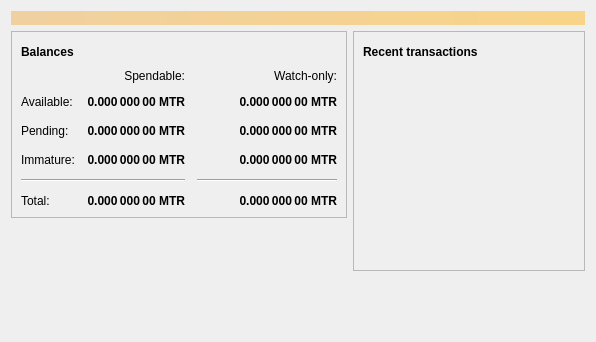
<?xml version="1.0" encoding="UTF-8"?>
<ui version="4.0">
 <class>OverviewPage</class>
 <widget class="QWidget" name="OverviewPage">
  <property name="geometry">
   <rect>
    <x>0</x>
    <y>0</y>
    <width>596</width>
    <height>342</height>
   </rect>
  </property>
  <property name="windowTitle">
   <string>Form</string>
  </property>
  <layout class="QVBoxLayout" name="topLayout">
   <item>
    <widget class="QLabel" name="labelAlerts">
     <property name="visible">
      <bool>false</bool>
     </property>
     <property name="styleSheet">
      <string notr="true">QLabel { background-color: qlineargradient(x1: 0, y1: 0, x2: 1, y2: 0, stop:0 #F0D0A0, stop:1 #F8D488); color:#000000; }</string>
     </property>
     <property name="wordWrap">
      <bool>true</bool>
     </property>
     <property name="margin">
      <number>3</number>
     </property>
     <property name="textInteractionFlags">
      <set>Qt::TextSelectableByMouse</set>
     </property>
    </widget>
   </item>
   <item>
    <layout class="QHBoxLayout" name="horizontalLayout" stretch="1,1">
     <item>
      <layout class="QVBoxLayout" name="verticalLayout_2">
       <item>
        <widget class="QFrame" name="frame">
         <property name="frameShape">
          <enum>QFrame::StyledPanel</enum>
         </property>
         <property name="frameShadow">
          <enum>QFrame::Raised</enum>
         </property>
         <layout class="QVBoxLayout" name="verticalLayout_4">
          <item>
           <layout class="QHBoxLayout" name="horizontalLayout_4">
            <item>
             <widget class="QLabel" name="label_5">
              <property name="font">
               <font>
                <weight>75</weight>
                <bold>true</bold>
               </font>
              </property>
              <property name="text">
               <string>Balances</string>
              </property>
             </widget>
            </item>
            <item>
             <widget class="QPushButton" name="labelWalletStatus">
              <property name="enabled">
               <bool>true</bool>
              </property>
              <property name="maximumSize">
               <size>
                <width>30</width>
                <height>16777215</height>
               </size>
              </property>
              <property name="toolTip">
               <string>The displayed information may be out of date. Your wallet automatically synchronizes with the mantra network after a connection is established, but this process has not completed yet.</string>
              </property>
              <property name="text">
               <string/>
              </property>
              <property name="icon">
               <iconset resource="../bitcoin.qrc">
                <normaloff>:/icons/warning</normaloff>
                <disabledoff>:/icons/warning</disabledoff>:/icons/warning</iconset>
              </property>
              <property name="iconSize">
               <size>
                <width>24</width>
                <height>24</height>
               </size>
              </property>
              <property name="flat">
               <bool>true</bool>
              </property>
             </widget>
            </item>
            <item>
             <spacer name="horizontalSpacer_3">
              <property name="orientation">
               <enum>Qt::Horizontal</enum>
              </property>
              <property name="sizeHint" stdset="0">
               <size>
                <width>40</width>
                <height>20</height>
               </size>
              </property>
             </spacer>
            </item>
           </layout>
          </item>
          <item>
           <layout class="QGridLayout" name="gridLayout">
            <property name="spacing">
             <number>12</number>
            </property>
            <item row="2" column="2">
             <widget class="QLabel" name="labelWatchPending">
              <property name="font">
               <font>
                <weight>75</weight>
                <bold>true</bold>
               </font>
              </property>
              <property name="cursor">
               <cursorShape>IBeamCursor</cursorShape>
              </property>
              <property name="toolTip">
               <string>Unconfirmed transactions to watch-only addresses</string>
              </property>
              <property name="text">
               <string notr="true">0.000 000 00 MTR</string>
              </property>
              <property name="alignment">
               <set>Qt::AlignRight|Qt::AlignTrailing|Qt::AlignVCenter</set>
              </property>
              <property name="textInteractionFlags">
               <set>Qt::LinksAccessibleByMouse|Qt::TextSelectableByKeyboard|Qt::TextSelectableByMouse</set>
              </property>
             </widget>
            </item>
            <item row="2" column="1">
             <widget class="QLabel" name="labelUnconfirmed">
              <property name="font">
               <font>
                <weight>75</weight>
                <bold>true</bold>
               </font>
              </property>
              <property name="cursor">
               <cursorShape>IBeamCursor</cursorShape>
              </property>
              <property name="toolTip">
               <string>Total of transactions that have yet to be confirmed, and do not yet count toward the spendable balance</string>
              </property>
              <property name="text">
               <string notr="true">0.000 000 00 MTR</string>
              </property>
              <property name="alignment">
               <set>Qt::AlignRight|Qt::AlignTrailing|Qt::AlignVCenter</set>
              </property>
              <property name="textInteractionFlags">
               <set>Qt::LinksAccessibleByMouse|Qt::TextSelectableByKeyboard|Qt::TextSelectableByMouse</set>
              </property>
             </widget>
            </item>
            <item row="3" column="2">
             <widget class="QLabel" name="labelWatchImmature">
              <property name="font">
               <font>
                <weight>75</weight>
                <bold>true</bold>
               </font>
              </property>
              <property name="cursor">
               <cursorShape>IBeamCursor</cursorShape>
              </property>
              <property name="toolTip">
               <string>Mined balance in watch-only addresses that has not yet matured</string>
              </property>
              <property name="text">
               <string notr="true">0.000 000 00 MTR</string>
              </property>
              <property name="alignment">
               <set>Qt::AlignRight|Qt::AlignTrailing|Qt::AlignVCenter</set>
              </property>
              <property name="textInteractionFlags">
               <set>Qt::LinksAccessibleByMouse|Qt::TextSelectableByKeyboard|Qt::TextSelectableByMouse</set>
              </property>
             </widget>
            </item>
            <item row="4" column="0" colspan="2">
             <widget class="Line" name="line">
              <property name="orientation">
               <enum>Qt::Horizontal</enum>
              </property>
             </widget>
            </item>
            <item row="4" column="2">
             <widget class="Line" name="lineWatchBalance">
              <property name="sizePolicy">
               <sizepolicy hsizetype="Preferred" vsizetype="Fixed">
                <horstretch>0</horstretch>
                <verstretch>0</verstretch>
               </sizepolicy>
              </property>
              <property name="minimumSize">
               <size>
                <width>140</width>
                <height>0</height>
               </size>
              </property>
              <property name="orientation">
               <enum>Qt::Horizontal</enum>
              </property>
             </widget>
            </item>
            <item row="5" column="0">
             <widget class="QLabel" name="labelTotalText">
              <property name="text">
               <string>Total:</string>
              </property>
             </widget>
            </item>
            <item row="3" column="1">
             <widget class="QLabel" name="labelImmature">
              <property name="font">
               <font>
                <weight>75</weight>
                <bold>true</bold>
               </font>
              </property>
              <property name="cursor">
               <cursorShape>IBeamCursor</cursorShape>
              </property>
              <property name="toolTip">
               <string>Mined balance that has not yet matured</string>
              </property>
              <property name="text">
               <string notr="true">0.000 000 00 MTR</string>
              </property>
              <property name="alignment">
               <set>Qt::AlignRight|Qt::AlignTrailing|Qt::AlignVCenter</set>
              </property>
              <property name="textInteractionFlags">
               <set>Qt::LinksAccessibleByMouse|Qt::TextSelectableByKeyboard|Qt::TextSelectableByMouse</set>
              </property>
             </widget>
            </item>
            <item row="2" column="3">
             <spacer name="horizontalSpacer_2">
              <property name="orientation">
               <enum>Qt::Horizontal</enum>
              </property>
              <property name="sizeHint" stdset="0">
               <size>
                <width>40</width>
                <height>20</height>
               </size>
              </property>
             </spacer>
            </item>
            <item row="3" column="0">
             <widget class="QLabel" name="labelImmatureText">
              <property name="text">
               <string>Immature:</string>
              </property>
             </widget>
            </item>
            <item row="5" column="1">
             <widget class="QLabel" name="labelTotal">
              <property name="font">
               <font>
                <weight>75</weight>
                <bold>true</bold>
               </font>
              </property>
              <property name="cursor">
               <cursorShape>IBeamCursor</cursorShape>
              </property>
              <property name="toolTip">
               <string>Your current total balance</string>
              </property>
              <property name="text">
               <string notr="true">0.000 000 00 MTR</string>
              </property>
              <property name="alignment">
               <set>Qt::AlignRight|Qt::AlignTrailing|Qt::AlignVCenter</set>
              </property>
              <property name="textInteractionFlags">
               <set>Qt::LinksAccessibleByMouse|Qt::TextSelectableByKeyboard|Qt::TextSelectableByMouse</set>
              </property>
             </widget>
            </item>
            <item row="5" column="2">
             <widget class="QLabel" name="labelWatchTotal">
              <property name="font">
               <font>
                <weight>75</weight>
                <bold>true</bold>
               </font>
              </property>
              <property name="cursor">
               <cursorShape>IBeamCursor</cursorShape>
              </property>
              <property name="toolTip">
               <string>Current total balance in watch-only addresses</string>
              </property>
              <property name="text">
               <string notr="true">0.000 000 00 MTR</string>
              </property>
              <property name="alignment">
               <set>Qt::AlignRight|Qt::AlignTrailing|Qt::AlignVCenter</set>
              </property>
              <property name="textInteractionFlags">
               <set>Qt::LinksAccessibleByMouse|Qt::TextSelectableByKeyboard|Qt::TextSelectableByMouse</set>
              </property>
             </widget>
            </item>
            <item row="0" column="2">
             <widget class="QLabel" name="labelWatchonly">
              <property name="text">
               <string>Watch-only:</string>
              </property>
              <property name="alignment">
               <set>Qt::AlignRight|Qt::AlignTrailing|Qt::AlignVCenter</set>
              </property>
             </widget>
            </item>
            <item row="1" column="0">
             <widget class="QLabel" name="labelBalanceText">
              <property name="text">
               <string>Available:</string>
              </property>
             </widget>
            </item>
            <item row="1" column="1">
             <widget class="QLabel" name="labelBalance">
              <property name="font">
               <font>
                <weight>75</weight>
                <bold>true</bold>
               </font>
              </property>
              <property name="cursor">
               <cursorShape>IBeamCursor</cursorShape>
              </property>
              <property name="toolTip">
               <string>Your current spendable balance</string>
              </property>
              <property name="text">
               <string notr="true">0.000 000 00 MTR</string>
              </property>
              <property name="alignment">
               <set>Qt::AlignRight|Qt::AlignTrailing|Qt::AlignVCenter</set>
              </property>
              <property name="textInteractionFlags">
               <set>Qt::LinksAccessibleByMouse|Qt::TextSelectableByKeyboard|Qt::TextSelectableByMouse</set>
              </property>
             </widget>
            </item>
            <item row="1" column="2">
             <widget class="QLabel" name="labelWatchAvailable">
              <property name="font">
               <font>
                <weight>75</weight>
                <bold>true</bold>
               </font>
              </property>
              <property name="cursor">
               <cursorShape>IBeamCursor</cursorShape>
              </property>
              <property name="toolTip">
               <string>Your current balance in watch-only addresses</string>
              </property>
              <property name="text">
               <string notr="true">0.000 000 00 MTR</string>
              </property>
              <property name="alignment">
               <set>Qt::AlignRight|Qt::AlignTrailing|Qt::AlignVCenter</set>
              </property>
              <property name="textInteractionFlags">
               <set>Qt::LinksAccessibleByMouse|Qt::TextSelectableByKeyboard|Qt::TextSelectableByMouse</set>
              </property>
             </widget>
            </item>
            <item row="2" column="0">
             <widget class="QLabel" name="labelPendingText">
              <property name="text">
               <string>Pending:</string>
              </property>
             </widget>
            </item>
            <item row="0" column="1">
             <widget class="QLabel" name="labelSpendable">
              <property name="text">
               <string>Spendable:</string>
              </property>
              <property name="alignment">
               <set>Qt::AlignRight|Qt::AlignTrailing|Qt::AlignVCenter</set>
              </property>
             </widget>
            </item>
           </layout>
          </item>
         </layout>
        </widget>
       </item>
       <item>
        <spacer name="verticalSpacer">
         <property name="orientation">
          <enum>Qt::Vertical</enum>
         </property>
         <property name="sizeHint" stdset="0">
          <size>
           <width>20</width>
           <height>40</height>
          </size>
         </property>
        </spacer>
       </item>
      </layout>
     </item>
     <item>
      <layout class="QVBoxLayout" name="verticalLayout_3">
       <item>
        <widget class="QFrame" name="frame_2">
         <property name="frameShape">
          <enum>QFrame::StyledPanel</enum>
         </property>
         <property name="frameShadow">
          <enum>QFrame::Raised</enum>
         </property>
         <layout class="QVBoxLayout" name="verticalLayout">
          <item>
           <layout class="QHBoxLayout" name="horizontalLayout_2">
            <item>
             <widget class="QLabel" name="label_4">
              <property name="font">
               <font>
                <weight>75</weight>
                <bold>true</bold>
               </font>
              </property>
              <property name="text">
               <string>Recent transactions</string>
              </property>
             </widget>
            </item>
            <item>
             <widget class="QPushButton" name="labelTransactionsStatus">
              <property name="enabled">
               <bool>true</bool>
              </property>
              <property name="maximumSize">
               <size>
                <width>30</width>
                <height>16777215</height>
               </size>
              </property>
              <property name="toolTip">
               <string>The displayed information may be out of date. Your wallet automatically synchronizes with the mantra network after a connection is established, but this process has not completed yet.</string>
              </property>
              <property name="text">
               <string/>
              </property>
              <property name="icon">
               <iconset resource="../bitcoin.qrc">
                <normaloff>:/icons/warning</normaloff>
                <disabledoff>:/icons/warning</disabledoff>:/icons/warning</iconset>
              </property>
              <property name="iconSize">
               <size>
                <width>24</width>
                <height>24</height>
               </size>
              </property>
              <property name="flat">
               <bool>true</bool>
              </property>
             </widget>
            </item>
            <item>
             <spacer name="horizontalSpacer">
              <property name="orientation">
               <enum>Qt::Horizontal</enum>
              </property>
              <property name="sizeHint" stdset="0">
               <size>
                <width>40</width>
                <height>20</height>
               </size>
              </property>
             </spacer>
            </item>
           </layout>
          </item>
          <item>
           <widget class="QListView" name="listTransactions">
            <property name="styleSheet">
             <string notr="true">QListView { background: transparent; }</string>
            </property>
            <property name="frameShape">
             <enum>QFrame::NoFrame</enum>
            </property>
            <property name="verticalScrollBarPolicy">
             <enum>Qt::ScrollBarAlwaysOff</enum>
            </property>
            <property name="horizontalScrollBarPolicy">
             <enum>Qt::ScrollBarAlwaysOff</enum>
            </property>
            <property name="selectionMode">
             <enum>QAbstractItemView::NoSelection</enum>
            </property>
           </widget>
          </item>
         </layout>
        </widget>
       </item>
       <item>
        <spacer name="verticalSpacer_2">
         <property name="orientation">
          <enum>Qt::Vertical</enum>
         </property>
         <property name="sizeHint" stdset="0">
          <size>
           <width>20</width>
           <height>40</height>
          </size>
         </property>
        </spacer>
       </item>
      </layout>
     </item>
    </layout>
   </item>
  </layout>
 </widget>
 <resources/>
 <connections/>
</ui>
